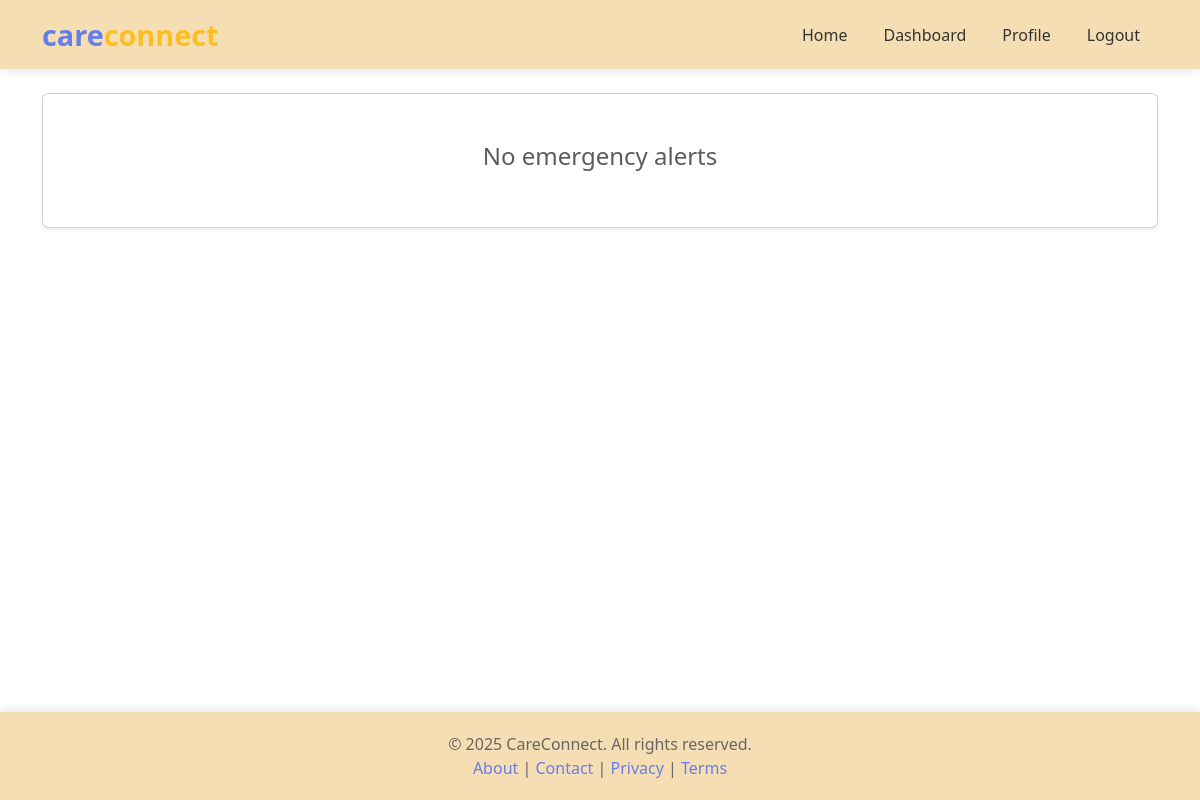
Before: /users/emergency/ (signed in) with the older database file.
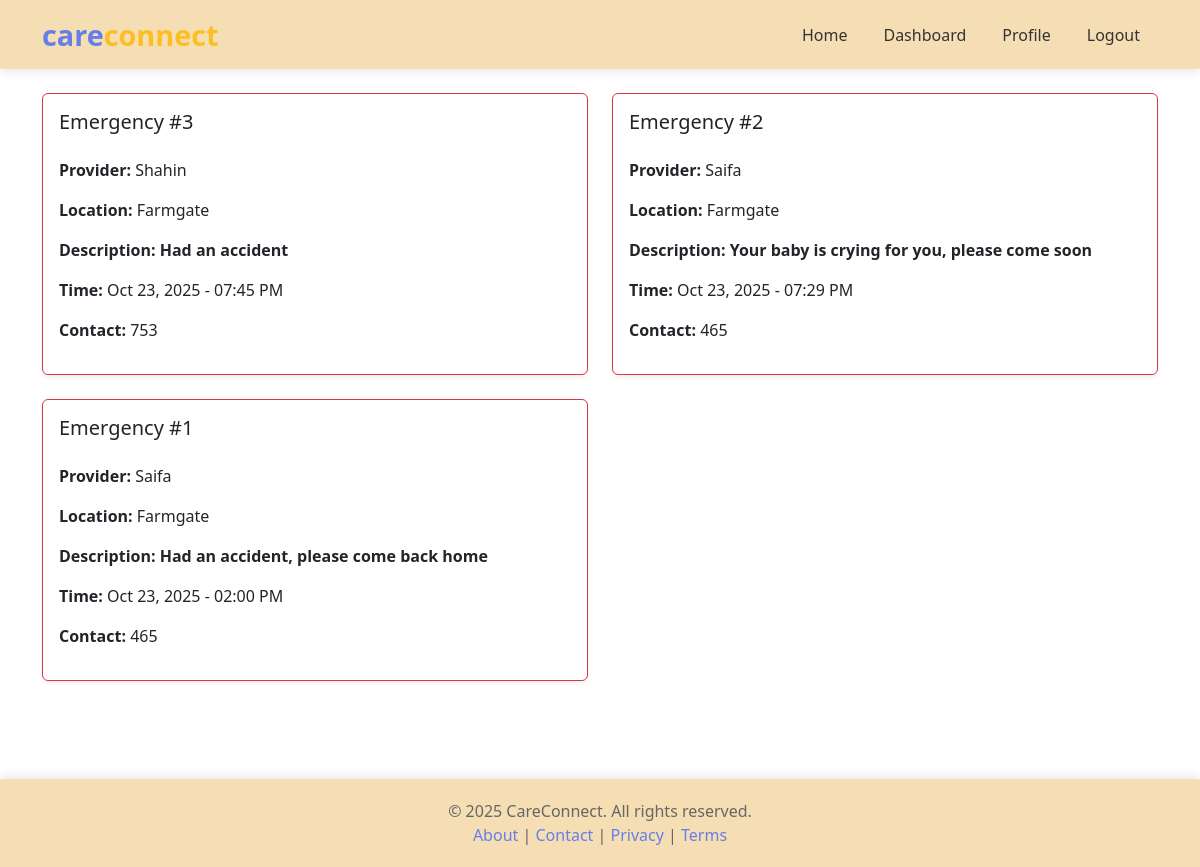
After: the same page with the newer database file.
### updates/models.py (models this page shows, shortened)
class EmergencySOS(models.Model):
    provider = models.ForeignKey(ServiceProvider, on_delete=models.CASCADE, related_name='sos_sent')
    user = models.ForeignKey(User, on_delete=models.CASCADE, related_name='sos_received')
    location = models.CharField(max_length=300)
    description = models.TextField()
    time = models.DateTimeField(auto_now_add=True)
    is_resolved = models.BooleanField(default=False)
    class Meta:
        db_table = 'updates_emergencysos'

### providers/models.py (models this page shows, shortened)
class ServiceProvider(models.Model):
    CATEGORY_CHOICES = [
        ('maid', 'House Maid'),
        ('babysitter', 'Babysitter'),
        ('caregiver', 'Caregiver'),
    ]
    GENDER_CHOICES = [
        ('male', 'Male'),
        ('female', 'Female'),
        ('other', 'Other'),
    ]
    user = models.OneToOneField(User, on_delete=models.CASCADE, related_name='provider_profile')
    name = models.CharField(max_length=100)
    age = models.IntegerField()
    gender = models.CharField(max_length=10, choices=GENDER_CHOICES)
    location = models.CharField(max_length=200)
    experience_year = models.FloatField()
    skills = models.TextField(help_text="Comma-separated")
    category = models.CharField(max_length=20, choices=CATEGORY_CHOICES)
    contactNo = models.CharField(max_length=15)
    hourlyRate = models.FloatField()
    availability = models.BooleanField(default=True)
    profile_image = models.ImageField(upload_to='provider_profiles/', blank=True, null=True)
    created_at = models.DateTimeField(auto_now_add=True)

### users/views.py (the view)
# urls.py: path('emergency/', views.emergency_alerts, name='emergency_alerts'),
@login_required
def emergency_alerts(request):
    if request.user.is_provider:
        return redirect('provider_dashboard')
    alerts = EmergencySOS.objects.filter(user=request.user).order_by('-time')
    context = {
        'alerts': alerts,
    }
    return render(request, 'users/emergency_alerts.html', context)

### templates/users/emergency_alerts.html (shortened to what this page needs)
{% extends 'base.html' %}
{% block content %}
<div class="container mt-4 mb-5">
    {% if alerts %}
        <div class="row g-4">
            {% for alert in alerts %}
            <div class="col-md-6">
                <div class="card shadow-sm {% if not alert.is_resolved %}border-danger{% endif %}">
                    <div class="card-body">
                        <div class="d-flex justify-content-between mb-3">
                            <h5 class="">Emergency #{{ alert.id }}</h5>
                        </div
                        <p><strong>Provider:</strong> {{ alert.provider.name }}</p>
                        <p><strong>Location:</strong> {{ alert.location }}</p>
                        <p><strong>Description:</strong> <strong>{{ alert.description }} </strong></p>
                        <p><strong>Time:</strong> {{ alert.time|date:"M d, Y - h:i A" }}</p>
                        <p><strong>Contact:</strong> {{ alert.provider.contactNo }}</p>
                    </div>
                </div>
            </div>
            {% endfor %}
        </div>
    {% else %}
        <div class="card shadow-sm">
            <div class="card-body text-center py-5">
                <h4 class="text-muted">No emergency alerts</h4>
            </div>
        </div>
    {% endif %}
</div>
{% endblock %}

Changed rows visible on the page:
added EmergencySOS: id "3", provider.name "Shahin", location "Farmgate", description "Had an accident", time "Oct 23, 2025 - 07:45 PM", provider.contactNo "753"
added EmergencySOS: id "2", provider.name "Saifa", location "Farmgate", description "Your baby is crying for you, please come soon", time "Oct 23, 2025 - 07:29 PM", provider.contactNo "465"
added EmergencySOS: id "1", provider.name "Saifa", location "Farmgate", description "Had an accident, please come back home", time "Oct 23, 2025 - 02:00 PM", provider.contactNo "465"
Other visible differences:
text no longer shown: "No emergency alerts"
